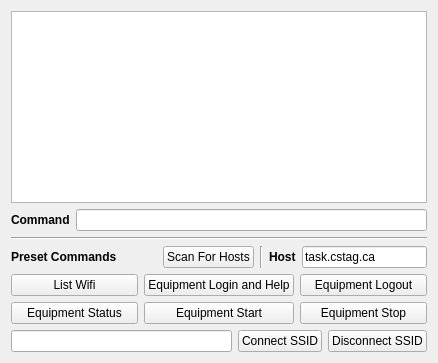
        <widget class="QWidget" name="tab">
         <attribute name="title">
          <string>SSH Console</string>
         </attribute>
         <layout class="QGridLayout" name="gridLayout_4">
          <item row="0" column="0">
           <widget class="QTextEdit" name="console_line_edit"/>
          </item>
          <item row="2" column="0">
           <layout class="QVBoxLayout" name="verticalLayout_19">
            <item>
             <widget class="Line" name="line_10">
              <property name="orientation">
               <enum>Qt::Horizontal</enum>
              </property>
             </widget>
            </item>
            <item>
             <layout class="QHBoxLayout" name="horizontalLayout_19">
              <item>
               <widget class="QLabel" name="label_27">
                <property name="font">
                 <font>
                  <weight>75</weight>
                  <bold>true</bold>
                 </font>
                </property>
                <property name="text">
                 <string>Preset Commands</string>
                </property>
               </widget>
              </item>
              <item>
               <spacer name="horizontalSpacer_18">
                <property name="orientation">
                 <enum>Qt::Horizontal</enum>
                </property>
                <property name="sizeHint" stdset="0">
                 <size>
                  <width>40</width>
                  <height>20</height>
                 </size>
                </property>
               </spacer>
              </item>
              <item>
               <widget class="QPushButton" name="ssh_scan_for_hosts_button">
                <property name="text">
                 <string>Scan For Hosts</string>
                </property>
               </widget>
              </item>
              <item>
               <widget class="Line" name="line_11">
                <property name="orientation">
                 <enum>Qt::Vertical</enum>
                </property>
               </widget>
              </item>
              <item>
               <widget class="QLabel" name="label_23">
                <property name="font">
                 <font>
                  <weight>75</weight>
                  <bold>true</bold>
                 </font>
                </property>
                <property name="text">
                 <string>Host</string>
                </property>
               </widget>
              </item>
              <item>
               <widget class="QLineEdit" name="ssh_host_line_edit">
                <property name="minimumSize">
                 <size>
                  <width>125</width>
                  <height>0</height>
                 </size>
                </property>
                <property name="maximumSize">
                 <size>
                  <width>125</width>
                  <height>16777215</height>
                 </size>
                </property>
                <property name="text">
                 <string>task.cstag.ca</string>
                </property>
               </widget>
              </item>
             </layout>
            </item>
            <item>
             <layout class="QGridLayout" name="gridLayout_18">
              <item row="0" column="0">
               <widget class="QPushButton" name="ssh_list_wifi_button">
                <property name="text">
                 <string>List Wifi</string>
                </property>
               </widget>
              </item>
              <item row="0" column="2">
               <widget class="QPushButton" name="ssh_equipment_logout_button">
                <property name="text">
                 <string>Equipment Logout</string>
                </property>
               </widget>
              </item>
              <item row="0" column="1">
               <widget class="QPushButton" name="ssh_equipment_login_button">
                <property name="text">
                 <string>Equipment Login and Help</string>
                </property>
               </widget>
              </item>
              <item row="1" column="0">
               <widget class="QPushButton" name="ssh_equipment_status_button">
                <property name="text">
                 <string>Equipment Status</string>
                </property>
               </widget>
              </item>
              <item row="1" column="1">
               <widget class="QPushButton" name="ssh_equipment_start_button">
                <property name="text">
                 <string>Equipment Start</string>
                </property>
               </widget>
              </item>
              <item row="1" column="2">
               <widget class="QPushButton" name="ssh_equipment_stop_button">
                <property name="text">
                 <string>Equipment Stop</string>
                </property>
               </widget>
              </item>
             </layout>
            </item>
           </layout>
          </item>
          <item row="1" column="0">
           <layout class="QHBoxLayout" name="horizontalLayout_17">
            <item>
             <widget class="QLabel" name="label_22">
              <property name="font">
               <font>
                <weight>75</weight>
                <bold>true</bold>
               </font>
              </property>
              <property name="text">
               <string>Command</string>
              </property>
             </widget>
            </item>
            <item>
             <widget class="QLineEdit" name="ssh_console_command_line_edit"/>
            </item>
           </layout>
          </item>
          <item row="3" column="0">
           <layout class="QHBoxLayout" name="horizontalLayout_18">
            <item>
             <widget class="QLineEdit" name="ssh_ssid_line_edit"/>
            </item>
            <item>
             <widget class="QPushButton" name="ssh_ssid_push_button">
              <property name="text">
               <string>Connect SSID</string>
              </property>
             </widget>
            </item>
            <item>
             <widget class="QPushButton" name="ssh_disconnect_wifi_button">
              <property name="text">
               <string>Disconnect SSID</string>
              </property>
             </widget>
            </item>
           </layout>
          </item>
         </layout>
        </widget>
